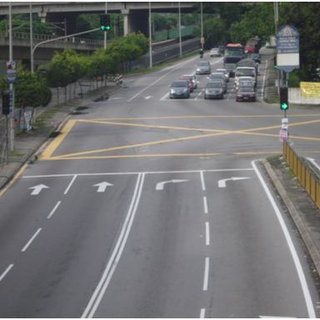
#> input picture hough transform/check.jpg, 320 x 320 px
$ jupyter execute CV_ex_13.ipynb
#> lines starting #> are read from the running program, lines starting #| are printed output that depends on the picture; after the words box and inside, x2 and y2 are one past the last pixel; in counts of white or black regions, pixels touching at a corner belong together
[cell 1]
import cv2
import numpy as np
import matplotlib.pyplot as plt

[cell 2]
# Load the image and convert it to grayscale
input_image = cv2.imread('check.jpg')
#> input_image is the input picture: shape (320, 320, 3); mean B, G, R 112.9, 113.2, 112.5
gray = cv2.cvtColor(input_image, cv2.COLOR_BGR2GRAY)
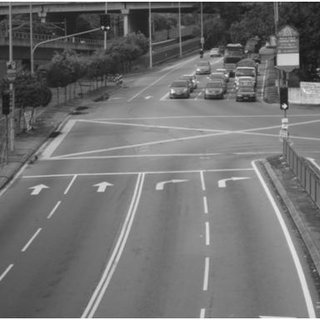
#> gray: shape (320, 320); min 13, max 255, mean 112.9

[cell 3]
plt.imshow(input_image)

[cell 4]
# Perform edge detection
edge_image = cv2.Canny(gray, 50, 150, apertureSize=3)
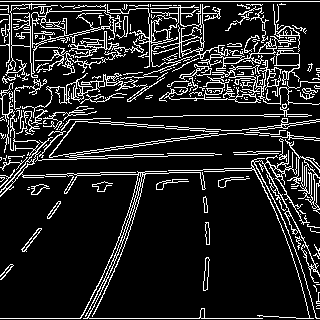
#> edge_image: shape (320, 320); 14% white in thin lines or dots

# Apply the Hough Transform
detected_lines = cv2.HoughLines(edge_image, 1, np.pi / 180, 200)
#> detected_lines = [[1, 1.57], [318, 1.57], [178, 1.54]]

[cell 5]
# Draw the detected lines on the image
output_image = input_image.copy()
for line in detected_lines:
    for rho, theta in line:
        cos_theta = np.cos(theta)
        sin_theta = np.sin(theta)
        x_0 = cos_theta * rho
        y_0 = sin_theta * rho
        x_1 = int(x_0 + 1000 * (-sin_theta))
        y_1 = int(y_0 + 1000 * (cos_theta))
        x_2 = int(x_0 - 1000 * (-sin_theta))
        y_2 = int(y_0 - 1000 * (cos_theta))

        cv2.line(output_image, (x_1, y_1), (x_2, y_2), (0, 0, 255), 2)
#> this loop made 3 passes
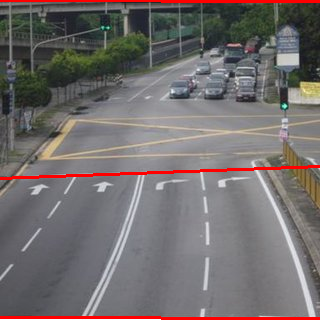
#> output_image: shape (320, 320, 3); 2.66% of pixels changed, all inside (x1, y1, x2, y2) = (0, 0, 320, 320)

# Convert the processed image from BGR to RGB
output_image_rgb = cv2.cvtColor(output_image, cv2.COLOR_BGR2RGB)

# Convert the original image from BGR to RGB
original_image_rgb = cv2.cvtColor(cv2.imread('check.jpg'), cv2.COLOR_BGR2RGB)

# Display original and output images
plt.figure(figsize=(15, 10))

plt.subplot(1, 2, 1)
plt.title('Original Image')
plt.imshow(original_image_rgb)
plt.axis('off')

plt.subplot(1, 2, 2)
plt.title('Image with Hough Lines')
plt.imshow(output_image_rgb)
plt.axis('off')

plt.show()
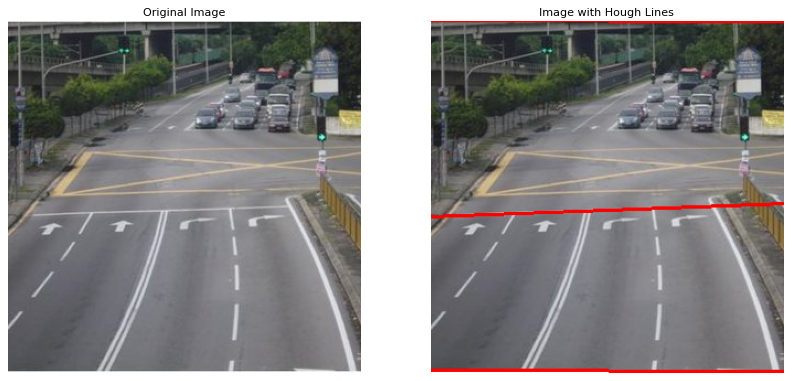
#> figure drawn by matplotlib, 2 panels
